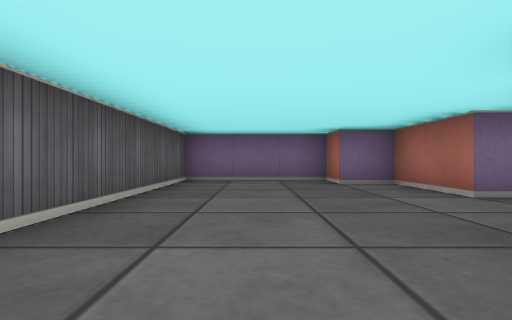
[1] (above)

16 first-person views from a walk through a cub3D level. The camera is about half as high as the walls, looks level and sees 80° across. The floor is counted in squares. Each view is taken from the middle of a square. On the plan, view 1 faces up. The plan holds only what a view shows up to about 9 squares ahead; the rest is blank.

[2]
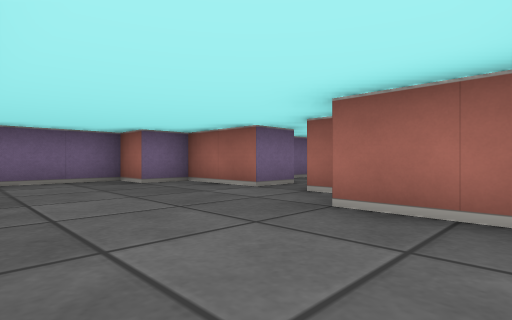

[3]
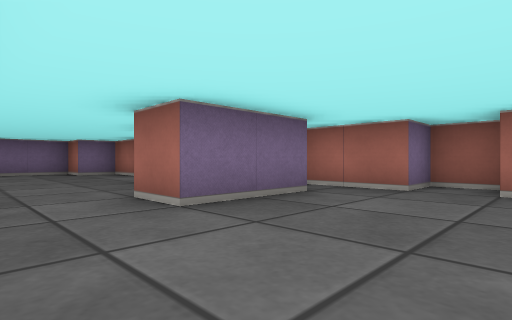

[4]
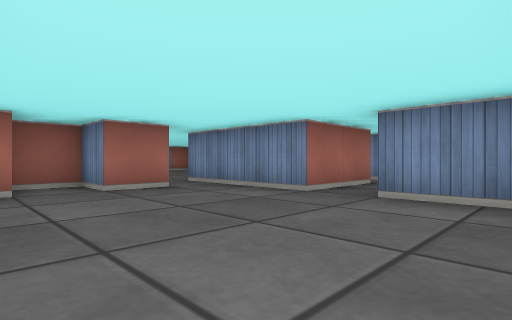

[5]
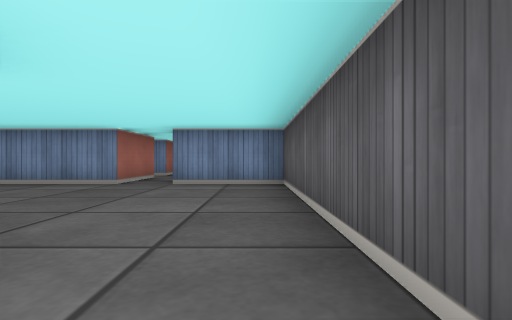

[6]
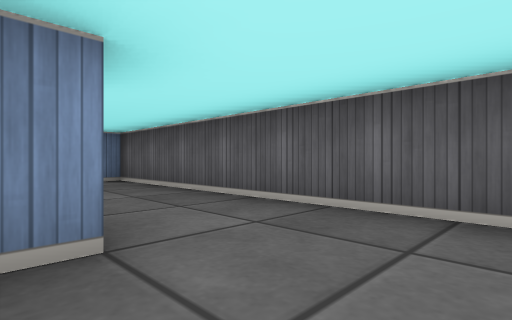

[7]
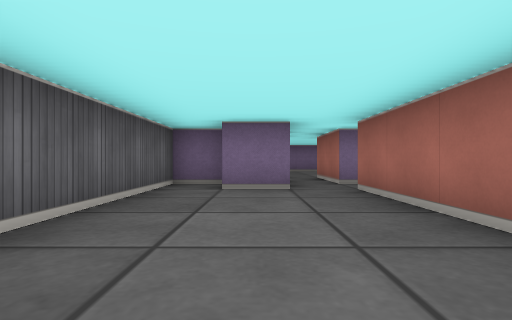

[8]
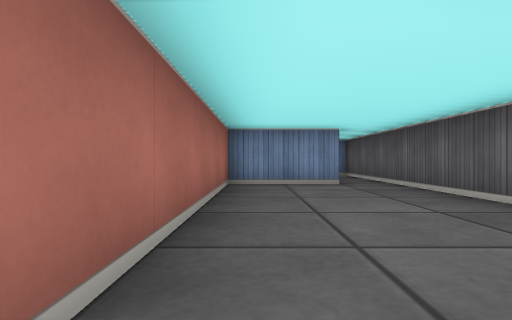

[9]
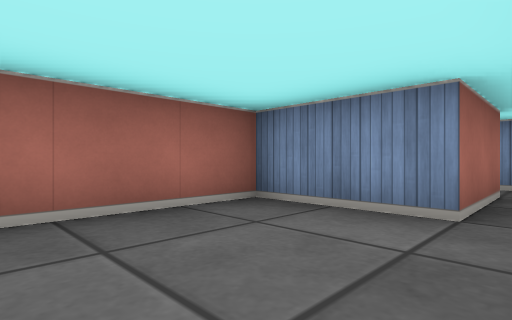

[10]
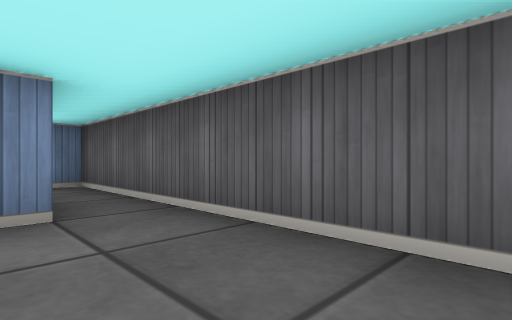

[11]
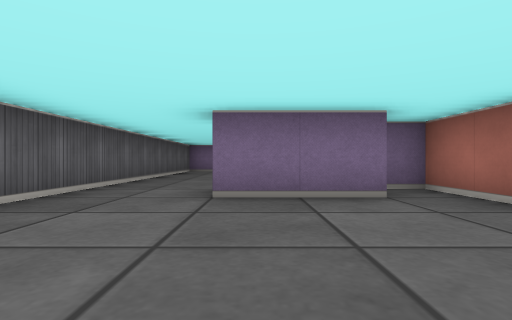

[12]
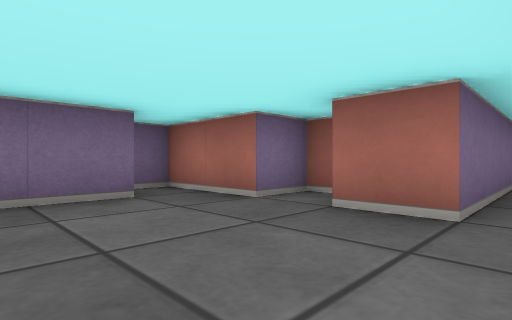

[13]
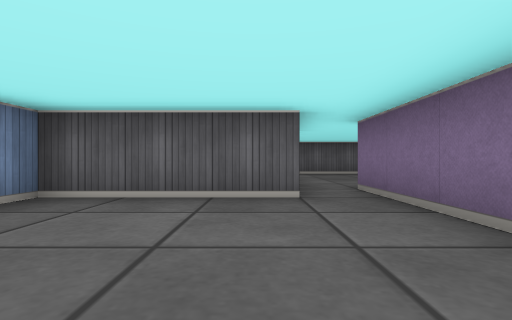

[14]
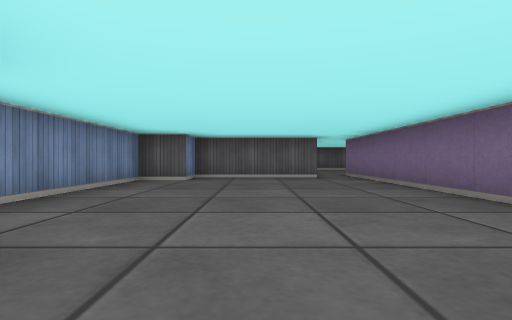

[15]
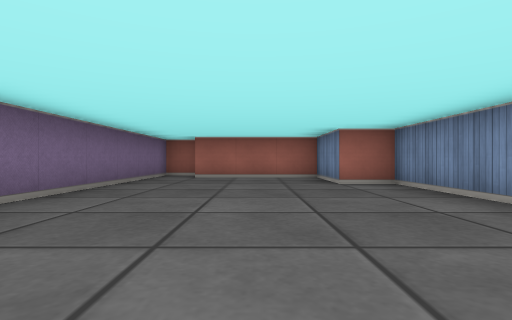

[16]
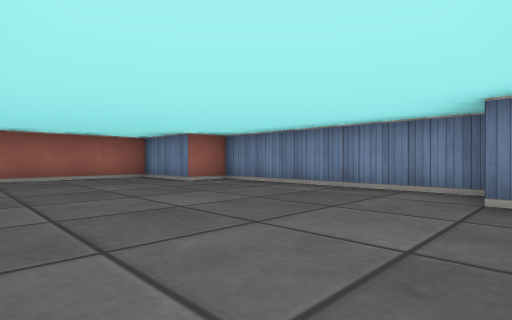

### Floor plan
Points are (right, up) in squares from view 1. A wall is a line through its corners. A room is listed if a view was taken in it or the views show most of it. See-through windows are left out.
Room 1 (views 1, 6)
walls: (2.5, 2) (2.5, 2.5); (1.5, 0.1) (1.5, 1.5); (3.5, 3.5) (2.5, 3.5) (2.5, 5.5) (1.5, 5.5) (1.5, 6.5) (-1.5, 6.5) (-1.5, 0.5)
ways out: opening at (-0.5, -0.5) to room 2; opening at (3, 3)
Room 2 (views 2, 3, 4, 5, 11, 12)
walls: (2.5, -1.5) (0.5, -1.5) (0.5, -0.5); (1.5, -5.5) (4.5, -5.5); (4.5, -4.5) (3.5, -4.5) (3.5, -3.5) (4.5, -3.5) (4.5, -2.5) (3.5, -2.5) (3.5, -0.5) (2.9, -0.5); (-1.5, 0.5) (-1.5, -5.5) (0.5, -5.5)
ways out: opening at (-0.5, -0.5) to room 1; opening at (1, -6.5) to room 3; opening at (4, -5) to room 4
Room 3 (views 7, 8, 9, 10)
walls: (0.5, -8.5) (-0.5, -8.5); (-0.5, -7.5) (-1.5, -7.5) (-1.5, -15.5); (1.5, -7.5) (1.5, -5.5); (-0.5, -15.5) (-0.5, -13.5) (1.5, -13.5) (1.5, -8.5) (2, -8.5)
ways out: opening at (1, -6.5) to room 2; opening at (-1, -14.5); opening at (2, -8)
Room 4 (views 13, 14, 15, 16)
walls: (4.5, -5.5) (4.5, -8.5) (5.5, -8.5) (5.5, -9.5) (10.5, -9.5) (10.5, -8.5) (12.5, -8.5) (12.5, -5.5); (13.5, -5.4) (13.5, -4.5) (4.5, -4.5)
ways out: opening at (4, -5) to room 2

Positions as (right, up) in squares from view 1, and headings:
1: (0, 0), facing up
2: (-1, 0), facing up-right
3: (-1, -4), facing up-right
4: (-1, -2), facing down-right
5: (-1, 0), facing down
6: (1, 1), facing down-left
7: (0, -13), facing up
8: (1, -8), facing down
9: (-1, -11), facing down-right
10: (0, -11), facing down-left
11: (1, -5), facing up
12: (1, -5), facing up-right
13: (8, -6), facing left
14: (12, -7), facing left
15: (5, -7), facing right
16: (5, -5), facing down-right
